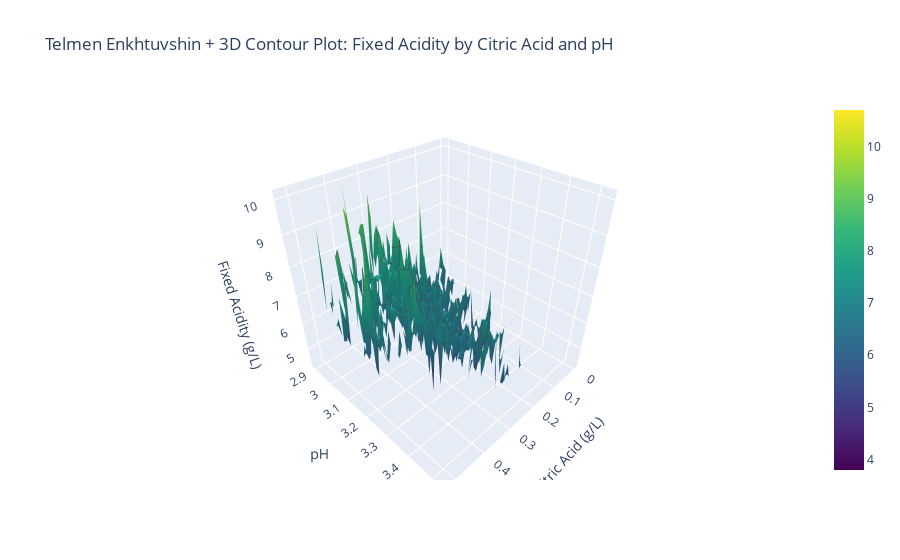

This figure's notebook cell:
### Markdown cell above
# Interactive Contour Plot for White Wine Citric Acid, Fixed Acidity, and pH

### Code cell
df_white['citric acid'] = df_white['citric acid'].round(2)
df_white['pH'] = df_white['pH'].round(2)

# Pivot to create a grid
pivot = df_white.pivot_table(values='fixed acidity',
                       index='pH',
                       columns='citric acid',
                       aggfunc='mean')

# Extract axes
x = pivot.columns.values       # citric acid
y = pivot.index.values         # pH
z = pivot.values               # fixed acidity

# Create 3D surface with contour lines
fig = go.Figure(data=[go.Surface(
    z=z,
    x=x,
    y=y,
    colorscale='Viridis',
    contours={
        "x": {"show": True, "start": x.min(), "end": x.max(), "size": 0.1},
        "y": {"show": True, "start": y.min(), "end": y.max(), "size": 0.1},
        "z": {"show": True, "start": z.min(), "end": z.max(), "size": 0.5}
    }
)])

fig.update_layout(
    title='Telmen Enkhtuvshin + 3D Contour Plot: Fixed Acidity by Citric Acid and pH',
    scene=dict(
        xaxis_title='Citric Acid (g/L)',
        yaxis_title='pH',
        zaxis_title='Fixed Acidity (g/L)'
    )
)

fig.show()
# Save the plot as an image file
fig.write_image('Telmen_Enkhtuvshin+3DContour_plot.png', scale=2)  # PNG

### Figure 1 — Plotly figure (JSON) as saved in the notebook; plotly's stock layout.template omitted (floating-point values rounded to 4 significant figures; data arrays with more than 128 entries replaced by an {"elided": "..."} marker saying what was removed)
{"data": [{"colorscale": [[0, "#440154"], [0.1111, "#482878"], [0.2222, "#3e4989"], [0.3333, "#31688e"], [0.4444, "#26828e"], [0.5556, "#1f9e89"], [0.6667, "#35b779"], [0.7778, "#6ece58"], [0.8889, "#b5de2b"], [1, "#fde725"]], "contours": {"x": {"end": 1.66, "show": true, "size": 0.1, "start": 0}, "y": {"end": 3.82, "show": true, "size": 0.1, "start": 2.72}, "z": {"end": null, "show": true, "size": 0.5, "start": null}}, "type": "surface", "x": [0, 0.01, 0.02, 0.03, 0.04, 0.05, 0.06, 0.07, 0.08, 0.09, 0.1, 0.11, 0.12, 0.13, 0.14, 0.15, 0.16, 0.17, 0.18, 0.19, 0.2, 0.21, 0.22, 0.23, 0.24, 0.25, 0.26, 0.27, 0.28, 0.29, 0.3, 0.31, 0.32, 0.33, 0.34, 0.35, 0.36, 0.37, 0.38, 0.39, 0.4, 0.41, 0.42, 0.43, 0.44, 0.45, 0.46, 0.47, 0.48, 0.49, 0.5, 0.51, 0.52, 0.53, 0.54, 0.55, 0.56, 0.57, 0.58, 0.59, 0.6, 0.61, 0.62, 0.63, 0.64, 0.65, 0.66, 0.67, 0.68, 0.69, 0.7, 0.71, 0.72, 0.73, 0.74, 0.78, 0.79, 0.8, 0.81, 0.82, 0.86, 0.88, 0.91, 0.99, 1, 1.23, 1.66], "y": [2.72, 2.74, 2.77, 2.79, 2.8, 2.82, 2.83, 2.84, 2.85, 2.86, 2.87, 2.88, 2.89, 2.9, 2.91, 2.92, 2.93, 2.94, 2.95, 2.96, 2.97, 2.98, 2.99, 3, 3.01, 3.02, 3.03, 3.04, 3.05, 3.06, 3.07, 3.08, 3.09, 3.1, 3.11, 3.12, 3.13, 3.14, 3.15, 3.16, 3.17, 3.18, 3.19, 3.2, 3.21, 3.22, 3.23, 3.24, 3.25, 3.26, 3.27, 3.28, 3.29, 3.3, 3.31, 3.32, 3.33, 3.34, 3.35, 3.36, 3.37, 3.38, 3.39, 3.4, 3.41, 3.42, 3.43, 3.44, 3.45, 3.46, 3.47, 3.48, 3.49, 3.5, 3.51, 3.52, 3.53, 3.54, 3.55, 3.56, 3.57, 3.58, 3.59, 3.6, 3.61, 3.62, 3.63, 3.64, 3.65, 3.66, 3.67, 3.68, 3.69, 3.7, 3.72, 3.74, 3.75, 3.76, 3.77, 3.79, 3.8, 3.81, 3.82], "z": {"elided": "103x87 float values"}}], "layout": {"scene": {"xaxis": {"title": {"text": "Citric Acid (g/L)"}}, "yaxis": {"title": {"text": "pH"}}, "zaxis": {"title": {"text": "Fixed Acidity (g/L)"}}}, "title": {"text": "Telmen Enkhtuvshin + 3D Contour Plot: Fixed Acidity by Citric Acid and pH"}}}
